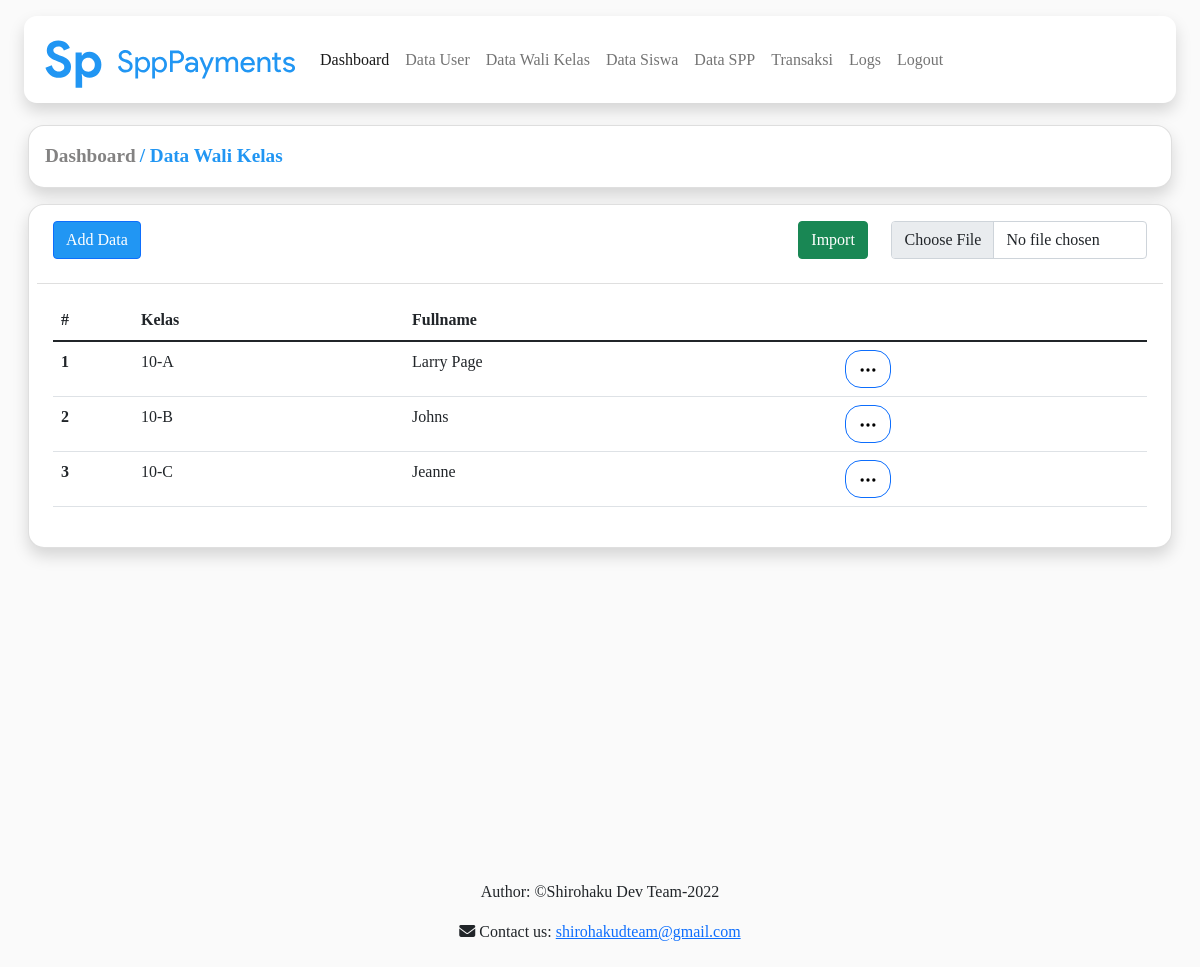
The page /src/show/showdatawclass.php (signed in) on the database as committed earlier.
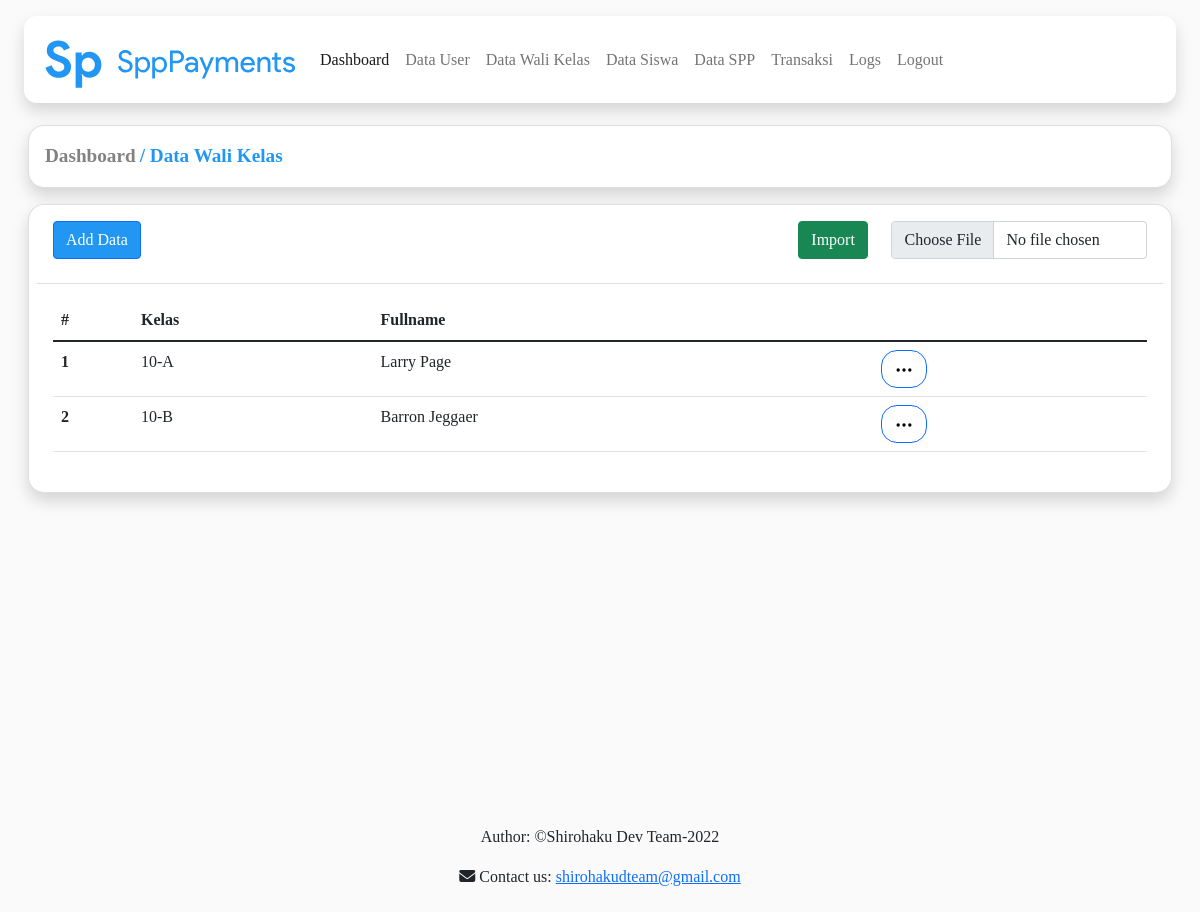
The same page on the database as committed later.
### tables this page shows
CREATE TABLE `wclass` (
  `class` varchar(8) NOT NULL,
  `fullname` varchar(255) DEFAULT NULL
);

### src/show/showdatawclass.php (the view, shortened to what this page needs)
<?php include "../header/header.php"; ?>
<div class="content-body" style="margin-top: 125px;">
        <div class="container-fluid">
            <div class="card bg-white ms-3 me-3 shadow" style="border-radius: 16px;">
			        <div class="card-body">
			  	      <div class="">
					        <a href="../index/admin.php" class="" style="text-decoration: none; color: rgb(131, 130, 130); font-weight: bold; font-size: larger;">Dashboard</a>
					        <a href="javascript:void(0)" class="" style="text-decoration: none; color: #2196f3; font-weight: bold; font-size: larger;">/ Data Wali Kelas</a>
          		  </div>
			        </div>
		        </div>
          <div class="row">
            <div class="col-lg-12">
              <div class="card bg-white p-2 m-3 shadow" style="border-radius: 16px;">
                <div class="card-header bg-white" style="border-top-left-radius: 16px; border-top-right-radius: 16px;">
                  <div class="mb-3">
                    <div class="row">
                      <div class="col-8">
                      <a href="../add/addwclass.php" class="btn btn-primary d-sm-inline-block d-none" style="background-color: #2196f3;">Add Data</a>
                      </div>
                      <div class="col-1">
                        <button type="button" class="btn btn-success" id="import-wclass">Import</button>
                      </div>
                      <div class="col-3">
                        <form method="POST" action="../functions/wclassimport.php" enctype="multipart/form-data">
                          <div class="form-group">
                            <input class="form-control" type="file" id="formFile" name="file">
                          </div>
                        </form>
                      </div>
                    </div>
                  </div>
                </div>
                <div class="card-body">
                  <div class="table-responsive">
                    <table id="tablewclass" class="table table-responsive-md">
                      <thead>
                        <tr>
                          <th style="width: 80px"><strong>#</strong></th>
                          <th><strong>Kelas</strong></th>
                          <th><strong>Fullname</strong></th>
                          <th></th>
                        </tr>
                      </thead>
                      <tbody>
											<?php
												include "../connection/connection.php";
												$getData=mysqli_query($conn, "SELECT * FROM wclass ORDER BY class ASC");
												$no=1;
												while($data = mysqli_fetch_array($getData)){
													echo "<tr>
                          <td><strong>$no</strong></td>
                          <td class='class'>$data[class]</td>
                          <td>$data[fullname]</td>
                          <td>
                            <div class='dropdown'>
                              <button type='button' class='btn btn-outline-primary light sharp' data-bs-toggle='dropdown' style='border-radius: 16px;'>
                                <svg width='20px' height='20px' viewbox='0 0 24 24' version='1.1'>
                                  <g stroke='none' stroke-width='1' fill='none' fill-rule='evenodd'>
                                    <rect x='0' y='0' width='24' height='24'></rect>
                                    <circle fill='#000000' cx='5' cy='12' r='2'></circle>
                                    <circle fill='#000000' cx='12' cy='12' r='2'></circle>
                                    <circle fill='#000000' cx='19' cy='12' r='2'></circle>
                                  </g>
                                </svg>
                              </button>
                              <div class='dropdown-menu shadow' style='border-radius: 16px;'>
                                <a class='dropdown-item' href='../edit/editwclass.php?class=$data[class]'>Edit</a>
                                <a class='dropdown-item delete-wclass'>Delete</a>
                              </div>
                            </div>
                          </td>
                        </tr>";
													$no++;
												}
											?>
                      </tbody>
                    </table>
                  </div>
                </div>
              </div>
            </div>
          </div>
        </div>
      </div>
<?php include "../footer/footer.php"; ?>

Rows that differ between the two databases and show on the page:
removed wclass: class "10-C", fullname "Jeanne"
changed wclass "10-B": fullname "Johns" → "Barron Jeggaer"
